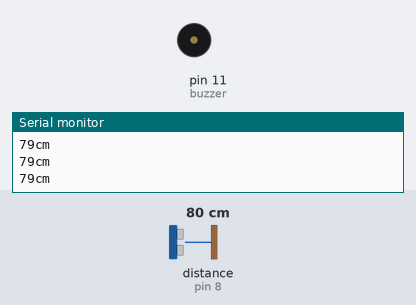
The sketch below on a simulated Arduino Uno, built with avr-gcc and run on an emulated ATmega328P. On the bench: buzzer (waves = sounding, pin HIGH), the last lines printed to the serial monitor. Wiring (inferred from the names in the program): ultrasonic range finder: trigger pin 9; echo pin 8. The inputs (shaded band) are chosen by the test bench; at power-on: distance to the obstacle (sensor on pin 8) 80 cm. The echo pulse lasts 58.3 µs per cm; pins used as bus, display or sensor lines are not drawn.

Above: at 1.2 s.
1.3 s: distance to the obstacle (sensor on pin 8) set to 33 cm
4.3 s: distance to the obstacle (sensor on pin 8) set to 28 cm
At 4.9 s:
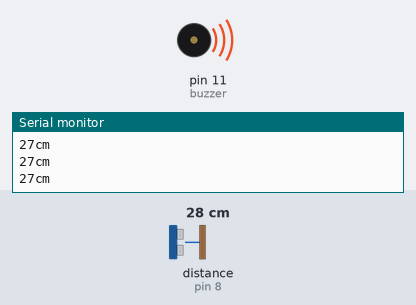
5.8 s: distance to the obstacle (sensor on pin 8) set to 35 cm
At 6.9 s:
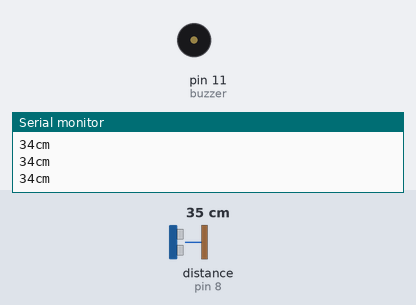
7.3 s: distance to the obstacle (sensor on pin 8) set to 2 cm
At 8.2 s:
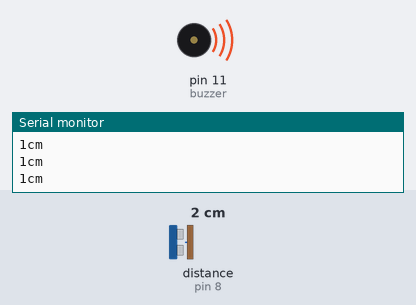
Timing chart, 0 to 9.8 s (numbered marks = the images above; inputs shaded):
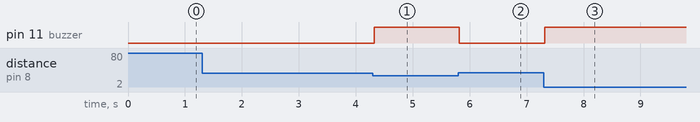

The sketch:

Smart_Glass.ino
```cpp
int trig = 9;
int echo = 8;
int buzzer = 11;
void setup() {
 pinMode(trig,OUTPUT);
 pinMode(echo,INPUT);
 pinMode(buzzer,OUTPUT);
 Serial.begin(9600);
   // put your setup code here, to run once:
}
void loop() {
int duration,distance;
digitalWrite(trig,HIGH);
delay(1);
digitalWrite(trig,LOW);
duration = pulseIn(echo,HIGH);
distance = (duration/2)/29.1;
Serial.println("cm");
Serial.print(distance);
delay(10) ;

if(distance <= 30)
{
  digitalWrite(buzzer,HIGH);
}
else
{
  digitalWrite(buzzer,LOW);
}
}
```

Measured:
- the behaviour switches between 32 and 31 cm on distance to the obstacle (sensor on pin 8) (found by bisection; images 0 and 1)
- after the input at 4.3 s, pin 11 (buzzer): LOW → HIGH at once
- after the input at 5.8 s, pin 11 (buzzer): HIGH → LOW at once
- after the input at 7.3 s, pin 11 (buzzer): LOW → HIGH at once
